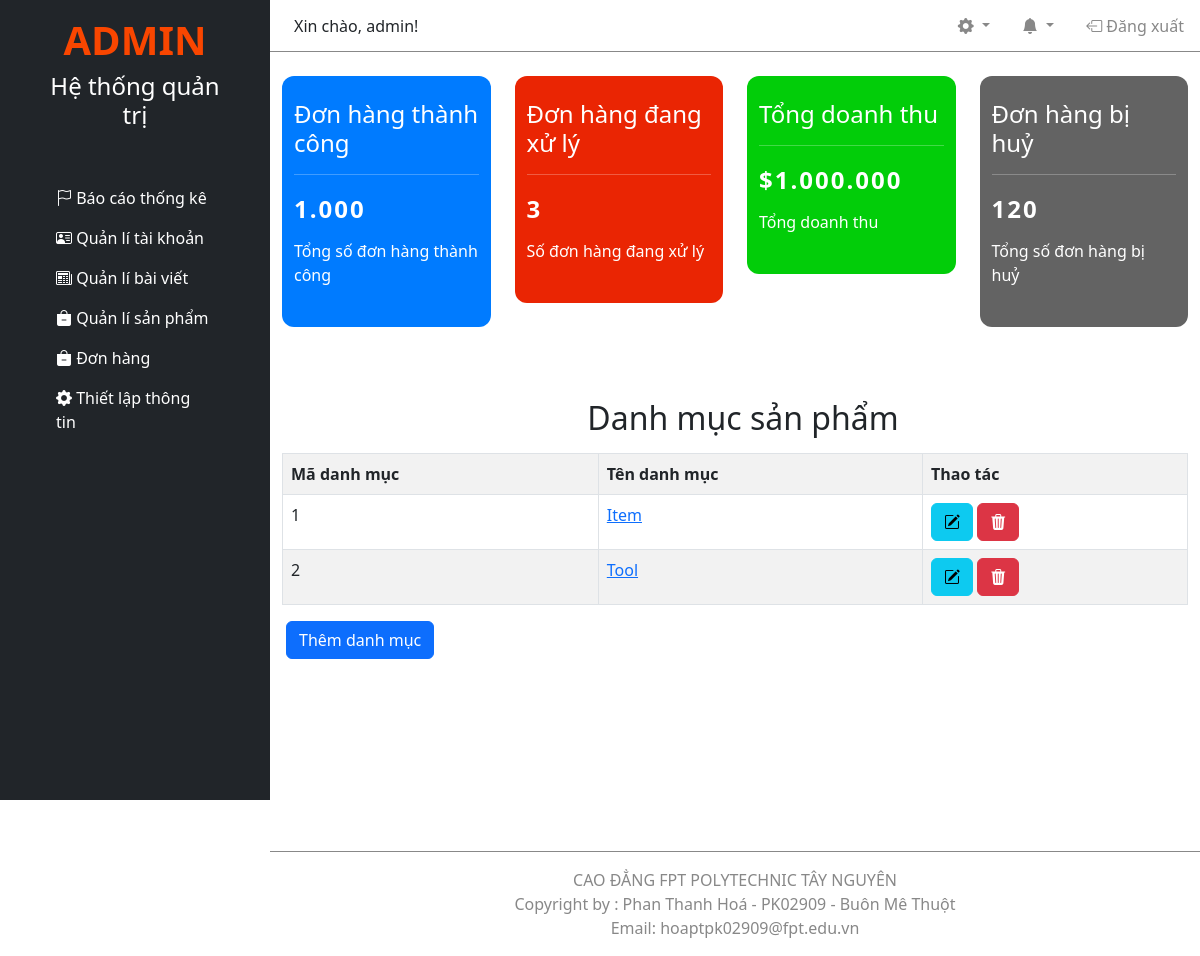
The page /admin/index.php?mod=category&act=show (signed in) on the database its author committed.
### tables this page shows
CREATE TABLE `category` (
  `cat_id` int(11) NOT NULL,
  `name` varchar(255) DEFAULT NULL
);

### admin/libs/DBDriver.php (called while the page is built, shortened)
<?
class DB_Driver {
  private $__conn;
  function connect() {
    if (!$this->__conn) {
      $this->__conn = mysqli_connect('localhost', 'root', '', 'assignment') or die("Không thể kết nối tới Database");
    }
    mysqli_query(
      $this->__conn,
      "SET character_set_results = 'utf8', character_set_client = 'utf8', character_set_database = 'utf8', character_set_server = 'utf8'"
    );
  }
  function get_list($sql) {
    $result = mysqli_query($this->__conn, $sql);
    $return = array();
    while($row = mysqli_fetch_assoc($result)) $return[] = $row;
    return $return;
  }
}

### admin/module/category/show.php (the view, shortened to what this page needs)
<?
$cat_list = $admin->get_list('SELECT * FROM category');
?>
<section style="min-height:500px">
  <h2 class="ps-3 pt-5 pb-2 text-center">Danh mục sản phẩm</h2>
  <div class="container d-flex justify-content-center">
    <table class="table table-striped table-bordered">
      <tr>
        <th>Mã danh mục</th>
        <th>Tên danh mục</th>
        <th>Thao tác</th>
      </tr>
      <? foreach ($cat_list as $cat_item) { ?>
      <tr>
        <td><? echo $cat_item['cat_id'] ?></td>
        <td><a href="?mod=category&act=detail&id=<? echo $cat_item['cat_id'] ?>"><? echo $cat_item['name'] ?></a></td>
        <td>
          <a class="btn btn-info" href="?mod=category&act=edit&cat_id=<? echo $cat_item['cat_id'] ?>" title="Sửa"><i class="bi bi-pencil-square"></i></a>
          <a class="btn btn-danger" href="?mod=category&act=delete&cat_id=<? echo $cat_item['cat_id'] ?>" title="Xoá"><i class="bi bi-trash3-fill"></i></a>
        </td>
      </tr>
      <? } ?>
    </table>
  </div>
  <a href="?mod=category&act=add" class="btn btn-primary mx-3">Thêm danh mục</a>
</section>

### rows shown on the page
category: cat_id "1", name "Item"
category: cat_id "2", name "Tool"

### other values the page prints
$_SESSION['admin_username'] "admin"
